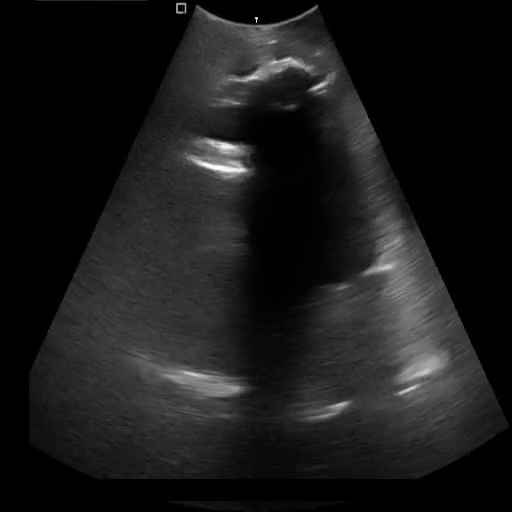
#> input picture frame 35 of data/Intrapartum-occlusions.mp4, 512 x 512 px, given in place of Lapchole1.mp4, which was not available
$ python main.py
#> lines starting #> are read from the running program, lines starting #| are printed output that depends on the picture; after the words box and inside, x2 and y2 are one past the last pixel; in counts of white or black regions, pixels touching at a corner belong together
import cv2
import numpy as np

# =========================
# CONFIGURATION
# =========================
VIDEO_PATH = "data/Lapchole1.mp4"

SEARCH_WINDOW_SIZE = 80
CONFIDENCE_THRESHOLD = 0.65
REPLENISH_THRESHOLD = 30

CENTER_RADIUS = 25
MID_RADIUS = 45
OUTER_RADIUS = 70

MAX_FEATURES_TOTAL = 120
OUTLIER_THRESHOLD = 18

# =========================
# STATE
# =========================
annotations = []
current_stroke = []
drawing = False

annotation_trackers = []
annotation_point = None
template_patch = None
prev_gray = None

paused = False
frame_count = 0

is_lost = False
last_known_pos = None

# =========================
# TRACKER UTILITIES
# =========================
# [79 lines left out: functions replenish_trackers, set_anchor, mouse_callback, not called in this run]

# =========================
# MAIN LOOP
# =========================
def main():
    global prev_gray, frame_count, paused
    global annotation_point, annotation_trackers
    global is_lost, last_known_pos

    cap = cv2.VideoCapture(VIDEO_PATH)
    if not cap.isOpened():
        print("Error opening video")
        return

    fps = cap.get(cv2.CAP_PROP_FPS)
    delay = int(1000 / fps) if fps > 0 else 33

    cv2.namedWindow("Tracking")
    cv2.setMouseCallback("Tracking", mouse_callback)

    while True:
        if not paused:
            ret, frame = cap.read()
#> frame is the input picture: shape (512, 512, 3); min 0, max 255, mean 26.1
            if not ret:
                break

            gray = cv2.cvtColor(frame, cv2.COLOR_BGR2GRAY)
            frame_count += 1

            # =========================
            # TRACKING
            # =========================
            if annotation_point and template_patch is not None:

                if is_lost:
                    lx, ly = last_known_pos
                    r = SEARCH_WINDOW_SIZE
                    y1, y2 = int(max(0, ly - r)), int(min(gray.shape[0], ly + r))
                    x1, x2 = int(max(0, lx - r)), int(min(gray.shape[1], lx + r))
                    search = gray[y1:y2, x1:x2]

                    if search.shape[0] > template_patch.shape[0]:
                        res = cv2.matchTemplate(search, template_patch, cv2.TM_CCOEFF_NORMED)
                        _, max_val, _, max_loc = cv2.minMaxLoc(res)

                        if max_val > CONFIDENCE_THRESHOLD:
                            nx = x1 + max_loc[0] + template_patch.shape[1] // 2
                            ny = y1 + max_loc[1] + template_patch.shape[0] // 2
                            annotation_point = (float(nx), float(ny))
                            last_known_pos = annotation_point
                            replenish_trackers(gray, annotation_point)
                            is_lost = False
                            print("Re-acquired")

                else:
                    dx_list, dy_list = [], []

                    if annotation_trackers and prev_gray is not None:
                        pts = np.array(annotation_trackers, dtype=np.float32)
                        new_pts, status, _ = cv2.calcOpticalFlowPyrLK(prev_gray, gray, pts, None)

                        good_new = new_pts[status == 1]
                        good_old = pts[status == 1]

                        movement = good_new - good_old
                        dist = np.linalg.norm(movement, axis=1)
                        valid = dist < OUTLIER_THRESHOLD
                        movement = movement[valid]
                        good_new = good_new[valid]

                        annotation_trackers = [p.reshape(1, 2) for p in good_new]

                        if len(movement) > 0:
                            dx_list = movement[:, 0]
                            dy_list = movement[:, 1]

                    if len(dx_list) > 0:
                        dx = np.clip(np.median(dx_list), -8, 8)
                        dy = np.clip(np.median(dy_list), -8, 8)
                        annotation_point = (
                            annotation_point[0] + dx,
                            annotation_point[1] + dy
                        )

                    x, y = annotation_point
                    h, w = gray.shape
                    if len(annotation_trackers) < 3 or not (10 < x < w - 10 and 10 < y < h - 10):
                        is_lost = True
                        print("Target lost")
                    else:
                        last_known_pos = annotation_point

                        # Drift correction
                        if frame_count % 5 == 0:
                            r = 40
                            y1, y2 = int(max(0, y - r)), int(min(h, y + r))
                            x1, x2 = int(max(0, x - r)), int(min(w, x + r))
                            patch = gray[y1:y2, x1:x2]

                            if patch.shape[0] > template_patch.shape[0]:
                                res = cv2.matchTemplate(patch, template_patch, cv2.TM_CCOEFF_NORMED)
                                _, max_val, _, max_loc = cv2.minMaxLoc(res)
                                if max_val > CONFIDENCE_THRESHOLD:
                                    annotation_point = (
                                        x1 + max_loc[0] + template_patch.shape[1] // 2,
                                        y1 + max_loc[1] + template_patch.shape[0] // 2
                                    )

                        if len(annotation_trackers) < REPLENISH_THRESHOLD:
                            replenish_trackers(gray, annotation_point)

            prev_gray = gray.copy()

        # =========================
        # RENDERING
        # =========================
        display = frame.copy()

        if annotation_point and not is_lost:
            cv2.circle(display, (int(annotation_point[0]), int(annotation_point[1])), 5, (0, 255, 0), -1)

            for stroke in annotations + ([current_stroke] if drawing else []):
                if len(stroke) < 2:
                    continue
                pts = np.array(stroke) + np.array(annotation_point)
                cv2.polylines(display, [pts.astype(np.int32)], False, (0, 0, 255), 2)

        if is_lost and last_known_pos:
            lx, ly = int(last_known_pos[0]), int(last_known_pos[1])
            # cv2.rectangle(display,
            #               (lx - SEARCH_WINDOW_SIZE, ly - SEARCH_WINDOW_SIZE),
            #               (lx + SEARCH_WINDOW_SIZE, ly + SEARCH_WINDOW_SIZE),
            #               (0, 255, 255), 2)
            cv2.putText(display, "SEARCHING", (lx - 40, ly - 90),
                        cv2.FONT_HERSHEY_SIMPLEX, 0.7, (0, 255, 255), 2)

        status = "LOST" if is_lost else f"TRACKING ({len(annotation_trackers)} pts)"
        cv2.putText(display, status, (10, 30),
                    cv2.FONT_HERSHEY_SIMPLEX, 0.7,
                    (0, 0, 255) if is_lost else (0, 255, 0), 2)
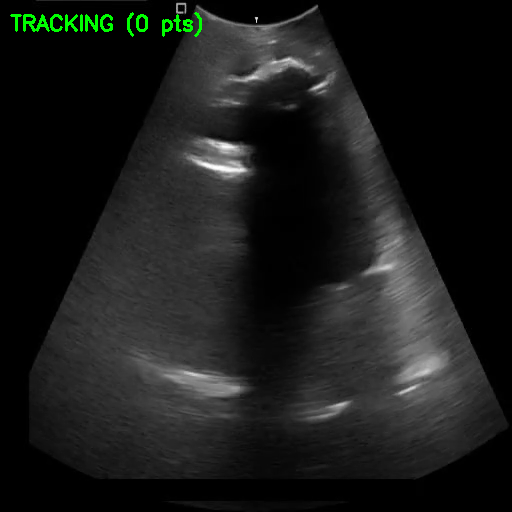
#> display: shape (512, 512, 3); 0.54% of pixels changed, all inside (x1, y1, x2, y2) = (10, 12, 202, 37)

        cv2.imshow("Tracking", display)

        key = cv2.waitKey(delay) & 0xFF
#> (key Esc is pressed here)
        if key == 27:
            break
        elif key == 32:
            paused = not paused

    cap.release()
    cv2.destroyAllWindows()

if __name__ == "__main__":
    main()

$ run again, starting later in the video
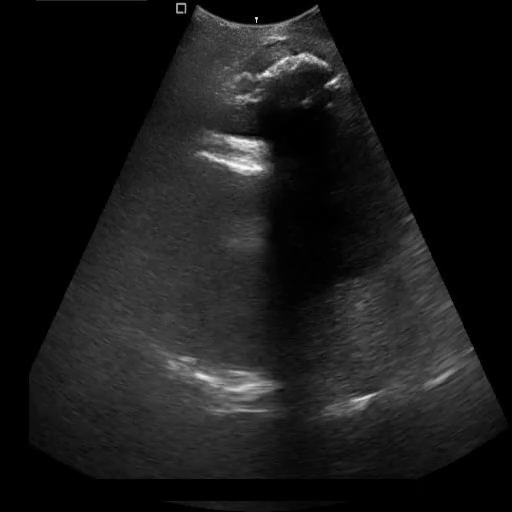
#> input picture frame 160 of data/Intrapartum-occlusions.mp4, 512 x 512 px, given in place of Lapchole1.mp4, which was not available
#> in main, frame is the input picture: shape (512, 512, 3); min 0, max 255, mean 25
#> in main, `cv2.putText(display, status, (10, 30), cv2.FONT_HERSHEY_SIMPLEX, 0.7, ..`:
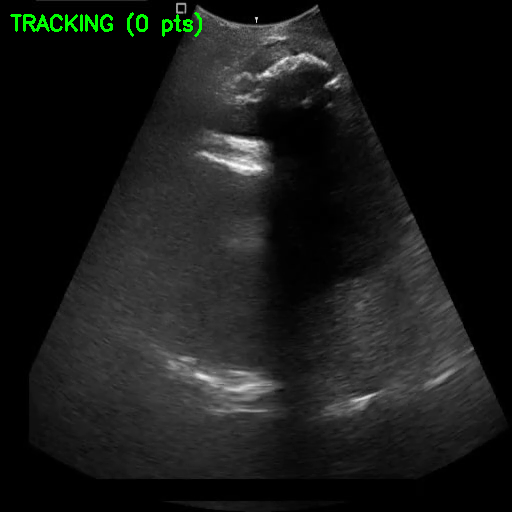
#> display: shape (512, 512, 3); 0.54% of pixels changed, all inside (x1, y1, x2, y2) = (10, 12, 202, 37)

$ run again, starting later in the video
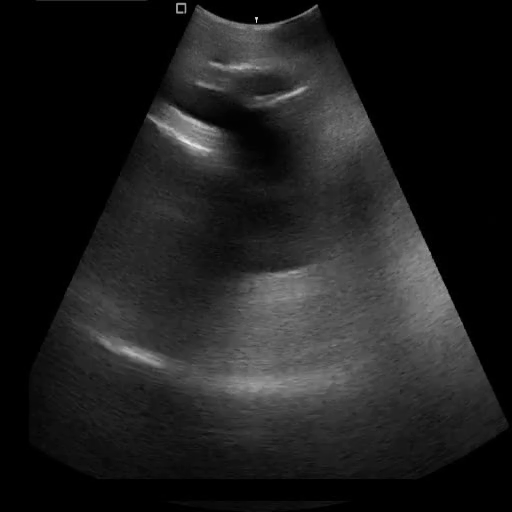
#> input picture frame 284 of data/Intrapartum-occlusions.mp4, 512 x 512 px, given in place of Lapchole1.mp4, which was not available
#> in main, frame is the input picture: shape (512, 512, 3); min 0, max 237, mean 30.6
#> in main, `cv2.putText(display, status, (10, 30), cv2.FONT_HERSHEY_SIMPLEX, 0.7, ..`:
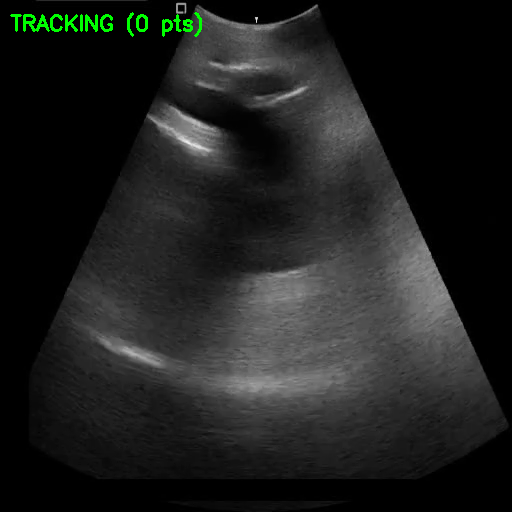
#> display: shape (512, 512, 3); 0.54% of pixels changed, all inside (x1, y1, x2, y2) = (10, 12, 202, 37)
